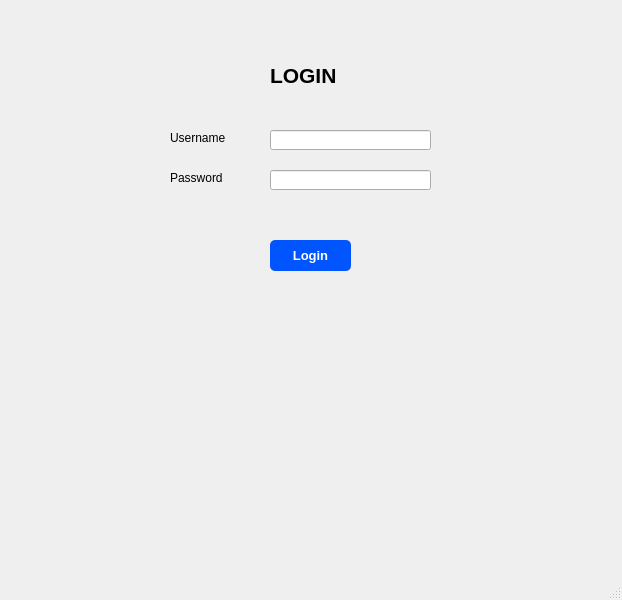
<?xml version="1.0" encoding="UTF-8"?>
<ui version="4.0">
 <class>MainWindow</class>
 <widget class="QMainWindow" name="MainWindow">
  <property name="geometry">
   <rect>
    <x>0</x>
    <y>0</y>
    <width>622</width>
    <height>600</height>
   </rect>
  </property>
  <property name="windowTitle">
   <string>MainWindow</string>
  </property>
  <property name="styleSheet">
   <string notr="true">QPushButton {
    background-color: rgb(0, 85, 255);
    color: white;
    border-radius: 5px;   
    padding: 6px;           
}</string>
  </property>
  <widget class="QWidget" name="centralwidget">
   <widget class="QLabel" name="label">
    <property name="geometry">
     <rect>
      <x>270</x>
      <y>50</y>
      <width>201</width>
      <height>51</height>
     </rect>
    </property>
    <property name="font">
     <font>
      <pointsize>16</pointsize>
      <weight>75</weight>
      <bold>true</bold>
     </font>
    </property>
    <property name="text">
     <string>LOGIN</string>
    </property>
   </widget>
   <widget class="QLabel" name="label_2">
    <property name="geometry">
     <rect>
      <x>170</x>
      <y>130</y>
      <width>71</width>
      <height>16</height>
     </rect>
    </property>
    <property name="text">
     <string>Username</string>
    </property>
   </widget>
   <widget class="QLabel" name="label_3">
    <property name="geometry">
     <rect>
      <x>170</x>
      <y>170</y>
      <width>71</width>
      <height>16</height>
     </rect>
    </property>
    <property name="text">
     <string>Password</string>
    </property>
   </widget>
   <widget class="QLineEdit" name="lineEdit">
    <property name="geometry">
     <rect>
      <x>270</x>
      <y>130</y>
      <width>161</width>
      <height>20</height>
     </rect>
    </property>
   </widget>
   <widget class="QLineEdit" name="lineEdit_2">
    <property name="geometry">
     <rect>
      <x>270</x>
      <y>170</y>
      <width>161</width>
      <height>20</height>
     </rect>
    </property>
   </widget>
   <widget class="QPushButton" name="pushButton">
    <property name="geometry">
     <rect>
      <x>270</x>
      <y>240</y>
      <width>81</width>
      <height>31</height>
     </rect>
    </property>
    <property name="font">
     <font>
      <pointsize>10</pointsize>
      <weight>75</weight>
      <bold>true</bold>
     </font>
    </property>
    <property name="text">
     <string>Login</string>
    </property>
   </widget>
  </widget>
  <widget class="QMenuBar" name="menubar">
   <property name="geometry">
    <rect>
     <x>0</x>
     <y>0</y>
     <width>622</width>
     <height>22</height>
    </rect>
   </property>
  </widget>
  <widget class="QStatusBar" name="statusbar"/>
 </widget>
 <resources/>
 <connections/>
</ui>
